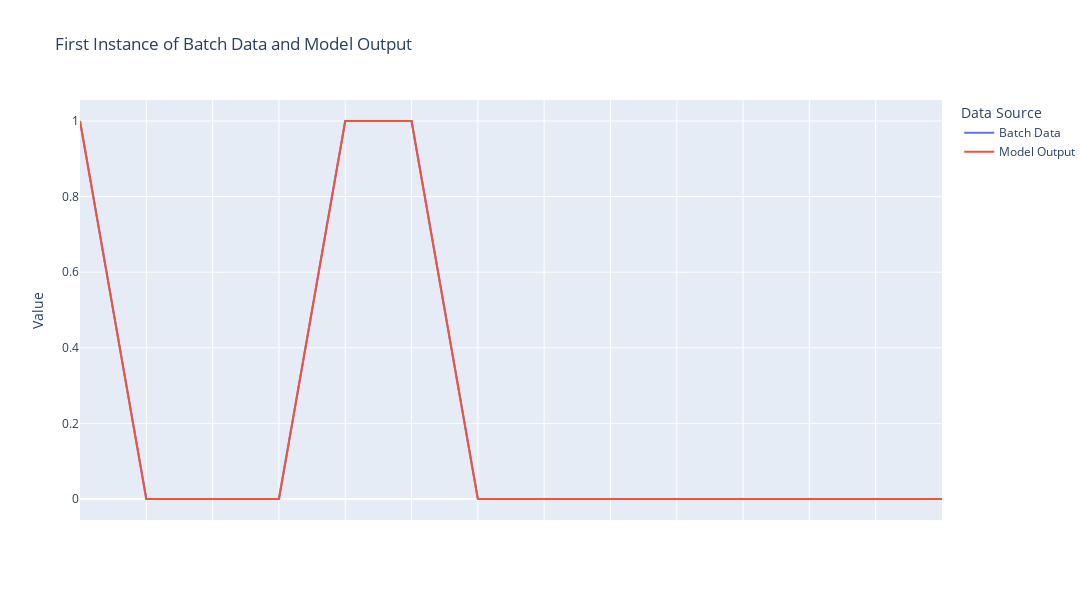

Notebook code cell kept with this figure:
### Code cell
cfg = Config(
    n_instances = 6,
    tree = tree_3,
    n_hidden = 3,
    partial_paths = False,
    n_features = len(tree_3.to_list())
)

model_3_3 = Model(
    cfg = cfg,
    device = device,
)
model_3_3.optimize(steps=10000)
batch_data = model_3_3.generate_batch(1)
model_output_data = model_3_3(batch_data)
plot_batch_data(batch_data, model_output_data, tree_3, 0)

### Figure 1 — Plotly figure (JSON) as saved in the notebook; plotly's stock layout.template omitted (floating-point values rounded to 4 significant figures)
{"data": [{"hovertemplate": "%{x}<br>%{y}", "mode": "lines", "name": "Batch Data", "type": "scatter", "x": ["0", "0.0", "0.0.0", "0.0.1", "0.1", "0.1.0", "0.1.1", "1", "1.0", "1.0.0", "1.0.1", "1.1", "1.1.0", "1.1.1"], "y": [1, 0, 0, 0, 1, 1, 0, 0, 0, 0, 0, 0, 0, 0]}, {"hovertemplate": "%{x}<br>%{y}", "mode": "lines", "name": "Model Output", "type": "scatter", "x": ["0", "0.0", "0.0.0", "0.0.1", "0.1", "0.1.0", "0.1.1", "1", "1.0", "1.0.0", "1.0.1", "1.1", "1.1.0", "1.1.1"], "y": [1, 0, 0, 0, 1.0, 1.0, 0, 0, 0, 0, 0, 0, 0, 0]}], "layout": {"height": 600, "legend": {"title": {"text": "Data Source"}}, "title": {"text": "First Instance of Batch Data and Model Output"}, "width": 1200, "xaxis": {"hoverformat": "%{x}", "showticklabels": false, "title": {}}, "yaxis": {"title": {"text": "Value"}}}}
